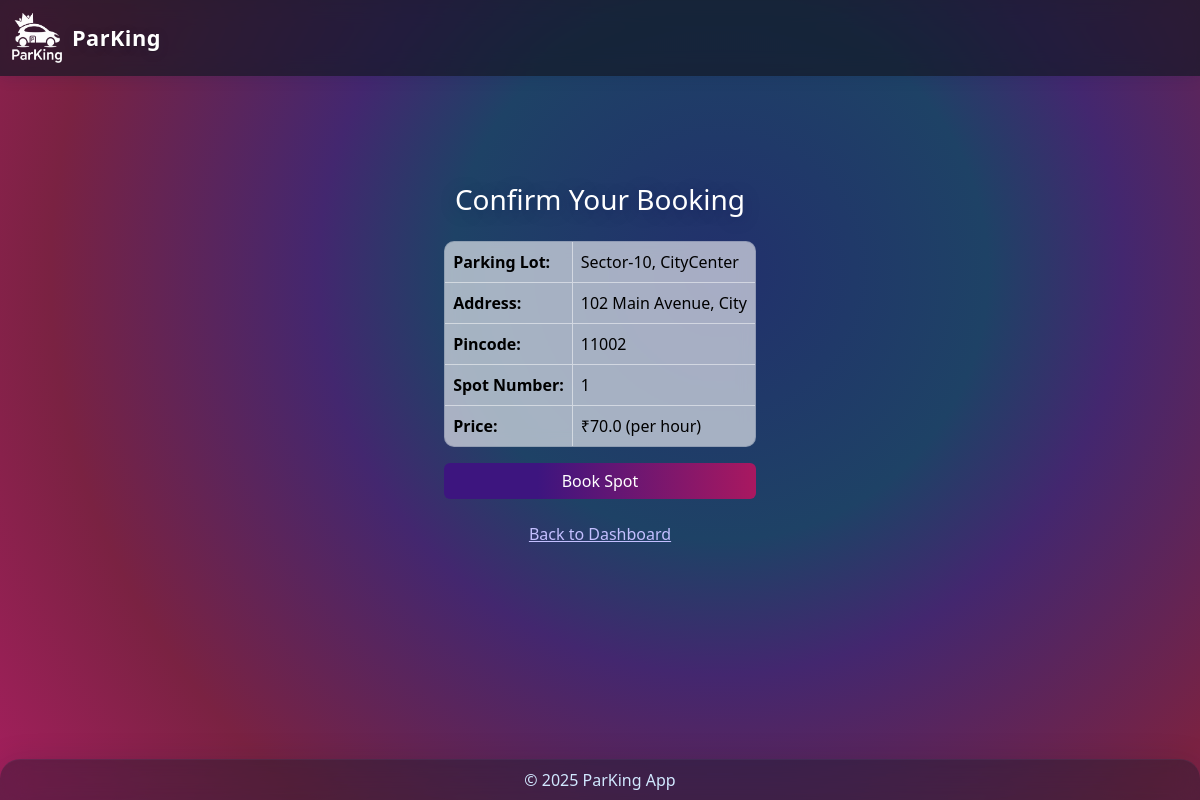
The app's page /book_spot/11 (signed in) with its own data.
### controllers/database.py (models this page shows)
class ParkingLot(db.Model):
    id = db.Column(db.Integer, primary_key=True)
    location = db.Column(db.String(120), nullable=False)
    prices = db.Column(db.Float, nullable=False)
    address = db.Column(db.String(200), nullable=False)
    pincode = db.Column(db.String(10), nullable=False)
    max_spots = db.Column(db.Integer, nullable=False)
    spots = db.relationship('ParkingSpot', backref='parking_lot', cascade='all, delete-orphan', lazy=True)

class ParkingSpot(db.Model):
    id = db.Column(db.Integer, primary_key=True)
    lot_id = db.Column(db.Integer, db.ForeignKey('parking_lot.id'), nullable=False)
    spot_number = db.Column(db.Integer, nullable=False)
    status = db.Column(db.String(1), nullable=False, default='A')
    reservations = db.relationship('Reservation', backref='spot', cascade='all, delete-orphan', lazy=True)

### app.py (the view, shortened to what this page needs)
@app.route('/book_spot/<int:spot_id>', methods=['GET', 'POST'])
def book_spot(spot_id):
    user_id = session.get('user_id')
    if not user_id:
        flash("Please log in to book a spot.", "danger")
        return redirect(url_for('login'))
    spot = ParkingSpot.query.get_or_404(spot_id)
    lot = ParkingLot.query.get_or_404(spot.lot_id)
    return render_template('booking.html', spot=spot, lot=lot)

### templates/booking.html (shortened to what this page needs)
{% extends "layout.html" %}
{% block content %}
<div class="container d-flex justify-content-center align-items-center" style="min-height:70vh;">
    <div>
        <h3 class="mb-4 text-center" style="color:#1A237E;">Confirm Your Booking</h3>
        <table class="table table-bordered table-hover align-middle frosted-table">
            <tr>
                <th>Parking Lot:</th>
                <td>{{ lot.location }}</td>
            </tr>
            <tr>
                <th>Address:</th>
                <td>{{ lot.address }}</td>
            </tr>
            <tr>
                <th>Pincode:</th>
                <td>{{ lot.pincode }}</td>
            </tr>
            <tr>
                <th>Spot Number:</th>
                <td>{{ spot.spot_number }}</td>
            </tr>
            <tr>
                <th>Price:</th>
                <td>₹{{ lot.prices }} (per hour)</td>
            </tr>
        </table>
        <form method="post">
            <button type="submit" class="btn btn-primary w-100">Book Spot</button>
        </form>
        <div class="mt-3 text-center">
            <a href="{{ url_for('user_dashboard') }}" class="btn btn-link">Back to Dashboard</a>
        </div>
    </div>
</div>
{% endblock %}

### static/css/style.css (style rules this page uses)
body { background: radial-gradient( circle at 60% 34%, #22306c 0%, #1e4266 30%, #43276f 45%, #7a2242 75%, #a51f5e 100% ), #0a1036; color: #fff; font-family: 'Segoe UI', 'Roboto', Arial, sans-serif; min-height: 100vh; padding-top: 64px; padding-bottom: 60px; }
p, .home-lead, .lead, li, span, div:not(.card):not(.glass-footer):not(.glass-header) { color: #fff !important; }
h1, h2, h3, h4, h5, h6 { color: #fff !important; text-shadow: 0 2px 16px rgba(20, 20, 80, 0.36); }
.btn-primary { background: linear-gradient(90deg, #3d157f 30%, #a91860 100%); border: none; color: #fff !important; }
a, .btn-link { color: #c3bfff !important; }

### templates/booking.html (style rules this page uses)
.frosted-table { background: rgba(255, 255, 255, 0.5); backdrop-filter: blur(8px); -webkit-backdrop-filter: blur(8px); border: 1px solid rgba(255, 255, 255, 0.5); border-radius: 10px; overflow: hidden; }
.frosted-table th, .frosted-table td { background: rgba(255, 255, 255, 0.2); color: #000; }

### records on screen
ParkingLot: location "Sector-10, CityCenter", address "102 Main Avenue, City", pincode "11002", prices "70.0"
ParkingSpot: spot_number "1"
